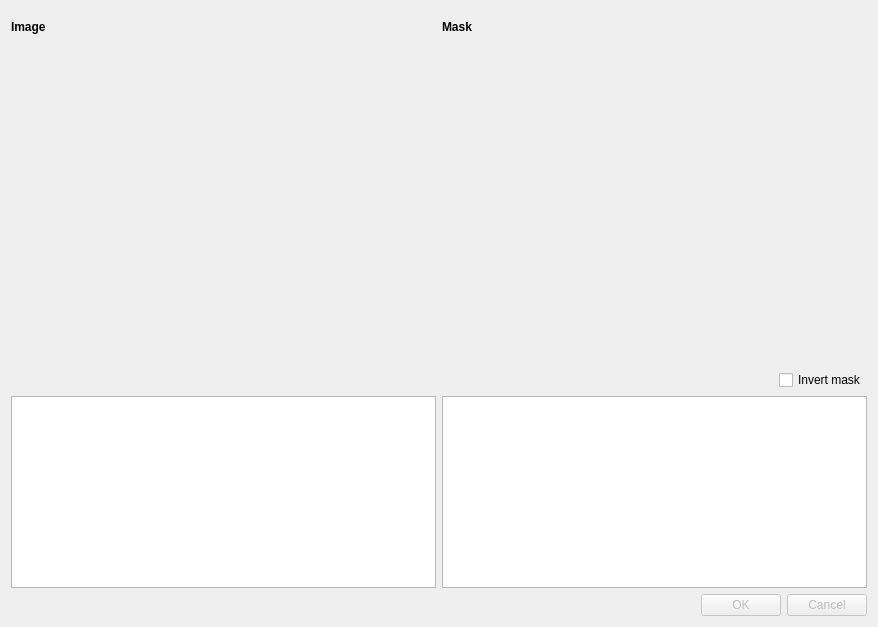
<?xml version="1.0" encoding="UTF-8"?>
<ui version="4.0">
 <class>FileSelector</class>
 <widget class="QDialog" name="FileSelector">
  <property name="geometry">
   <rect>
    <x>0</x>
    <y>0</y>
    <width>878</width>
    <height>627</height>
   </rect>
  </property>
  <property name="windowTitle">
   <string>Dialog</string>
  </property>
  <layout class="QGridLayout" name="gridLayout">
   <item row="0" column="0">
    <layout class="QVBoxLayout" name="verticalLayout" stretch="1,10,0,0,1">
     <item>
      <layout class="QHBoxLayout" name="horizontalLayout_2">
       <item>
        <widget class="QLabel" name="label">
         <property name="font">
          <font>
           <weight>75</weight>
           <bold>true</bold>
          </font>
         </property>
         <property name="text">
          <string>Image</string>
         </property>
        </widget>
       </item>
       <item>
        <widget class="QLabel" name="label_2">
         <property name="font">
          <font>
           <weight>75</weight>
           <bold>true</bold>
          </font>
         </property>
         <property name="text">
          <string>Mask</string>
         </property>
        </widget>
       </item>
      </layout>
     </item>
     <item>
      <layout class="QHBoxLayout" name="FileSelectionLayout"/>
     </item>
     <item>
      <layout class="QHBoxLayout" name="horizontalLayout_3">
       <item>
        <spacer name="horizontalSpacer">
         <property name="orientation">
          <enum>Qt::Horizontal</enum>
         </property>
         <property name="sizeHint" stdset="0">
          <size>
           <width>40</width>
           <height>20</height>
          </size>
         </property>
        </spacer>
       </item>
       <item>
        <widget class="QCheckBox" name="chkInvertMask">
         <property name="text">
          <string>Invert mask</string>
         </property>
        </widget>
       </item>
      </layout>
     </item>
     <item>
      <layout class="QHBoxLayout" name="horizontalLayout">
       <item>
        <widget class="QGraphicsView" name="graphicsViewImage"/>
       </item>
       <item>
        <widget class="QGraphicsView" name="graphicsViewMask"/>
       </item>
      </layout>
     </item>
     <item>
      <widget class="QDialogButtonBox" name="buttonBox">
       <property name="enabled">
        <bool>false</bool>
       </property>
       <property name="standardButtons">
        <set>QDialogButtonBox::Cancel|QDialogButtonBox::Ok</set>
       </property>
      </widget>
     </item>
    </layout>
   </item>
  </layout>
 </widget>
 <resources/>
 <connections/>
</ui>
